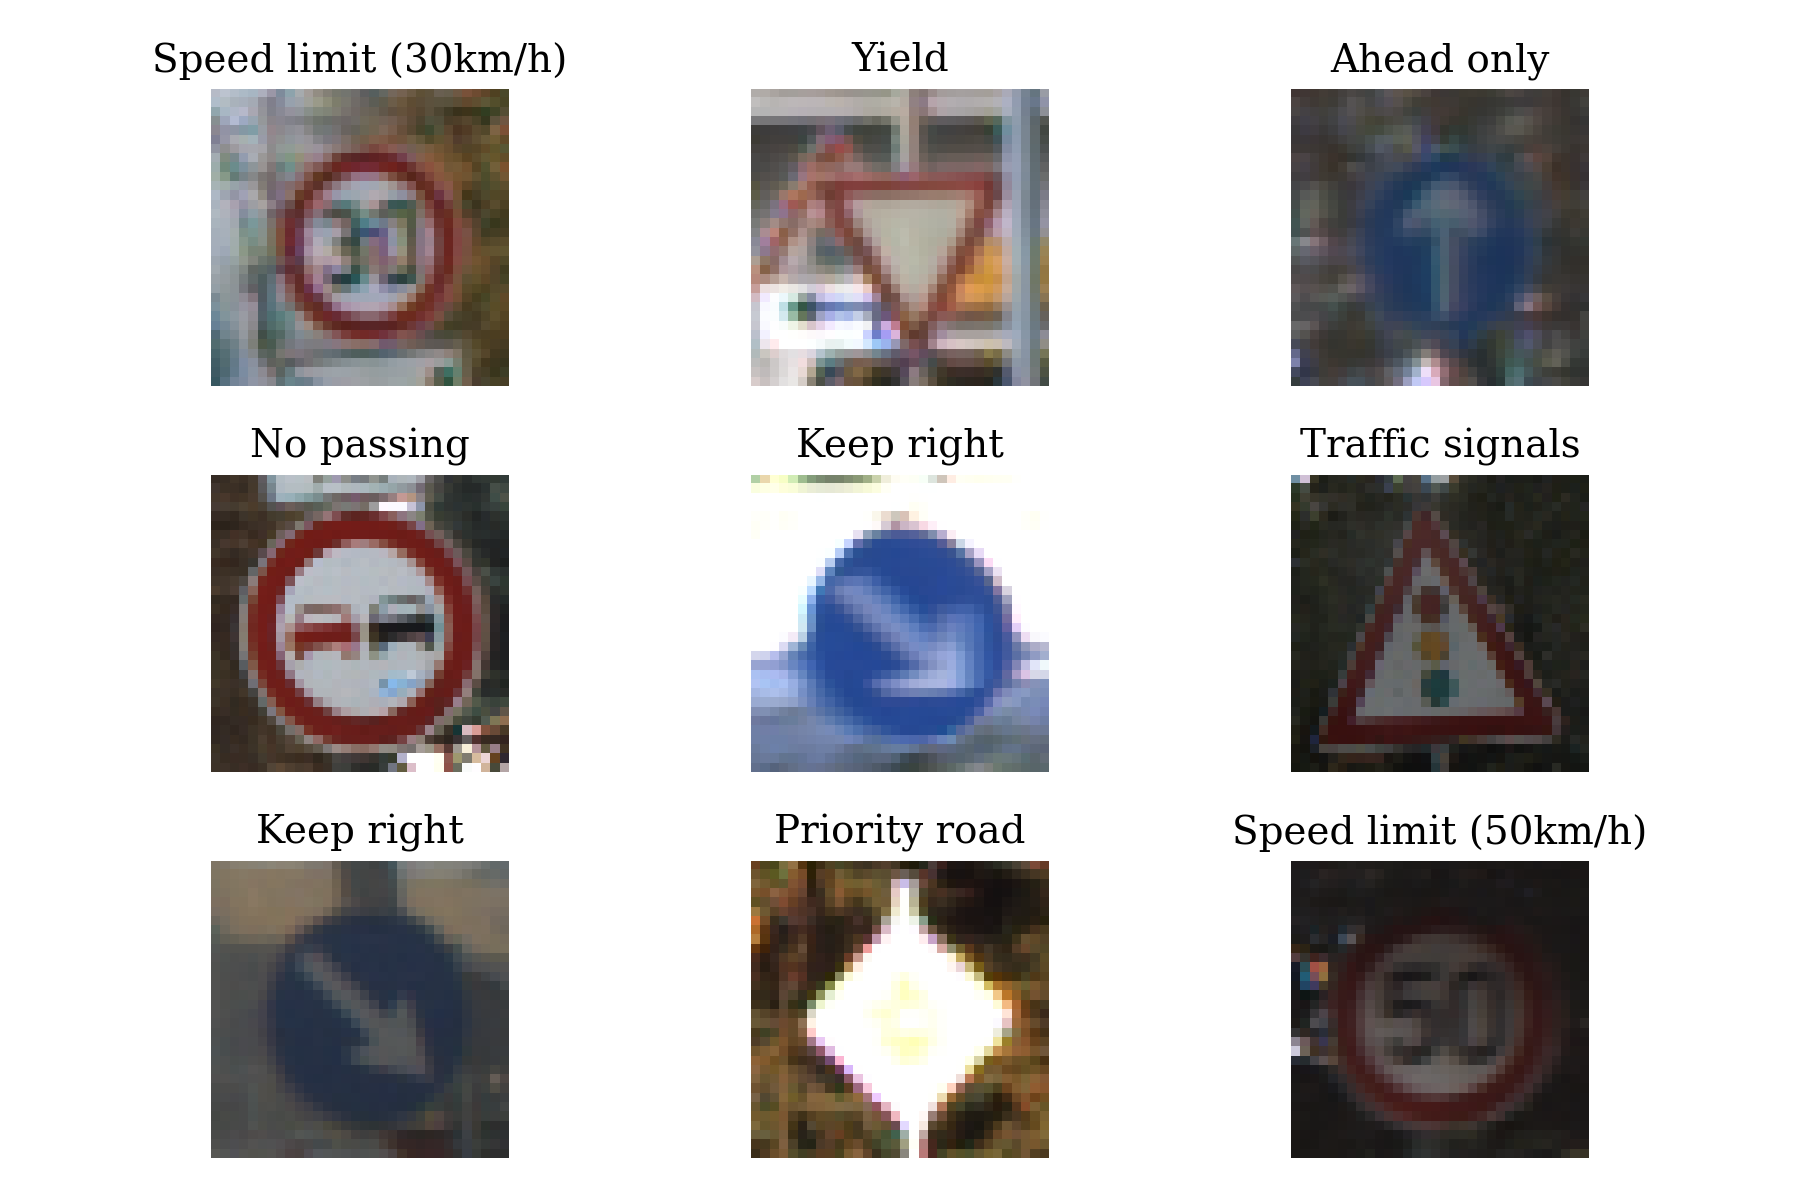

Generate this figure with Python:
import random
from pathlib import Path

import matplotlib.pyplot as plt

import road_signs_cnn.common as common
import road_signs_cnn.data as data

colors, markers = common.setup_pyplot()

fig, axes = plt.subplots(ncols=3, nrows=3)
axes = axes.reshape(-1)

random_images = list(zip(data.test_images.copy(), data.test_labels.copy()))
random.shuffle(random_images)
random_images = random_images[: len(axes)]

for (image, label), ax in zip(random_images, axes):
    ax.set_axis_off()
    ax.imshow(image)
    ax.set_title(data.sign_names[label])

fig.tight_layout()

plt.savefig(Path("figures") / "data_sample.png")

# plt.show()
